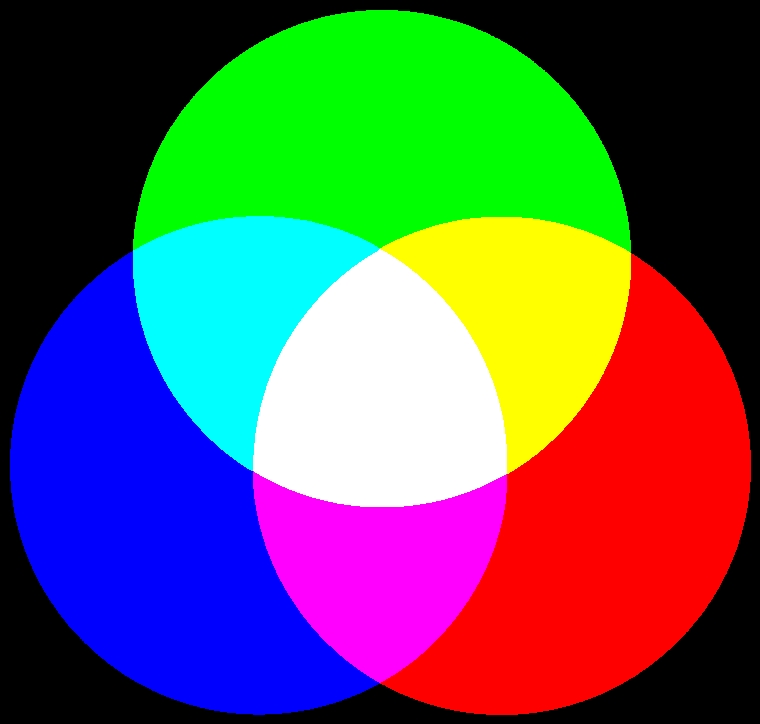
%> input picture 数字图像处理/参考实验/实验5_rgb转hsi和伪彩色图像处理/rgb.jpg, 760 x 724 px
$ octave --eval "rgb2hsi('rgb.jpg');"   (GNU Octave 9; MATLAB toolbox functions it lacks are replaced by stand-ins)
%> lines starting %> are read from the running program, lines starting %| are printed output that depends on the picture
% 输入图像是一个彩色像素的M×N×3的数组，
% 输入图像可能是double（取值范围是[0, 1]），uint8或 uint16。
% 输出HSI图像是double，
% 其中hsi(:, :, 1)是色度分量，它的范围是除以2*pi后的[0, 1]；
% hsi(:, :, 2)是饱和度分量，范围是[0, 1]；
% hsi(:, :, 3)是亮度分量，范围是[0, 1]。
function rgb2hsi(filename)
%> called with filename = 'rgb.jpg'
% 抽取图像分量
rgb = imread(filename);
%> rgb is the input picture: size 724x760x3 uint8; mean R, G, B 90.2, 90.3, 90.3

rgb = im2double(rgb);
%> rgb: size 724x760x3 double
r = rgb(:, :, 1);
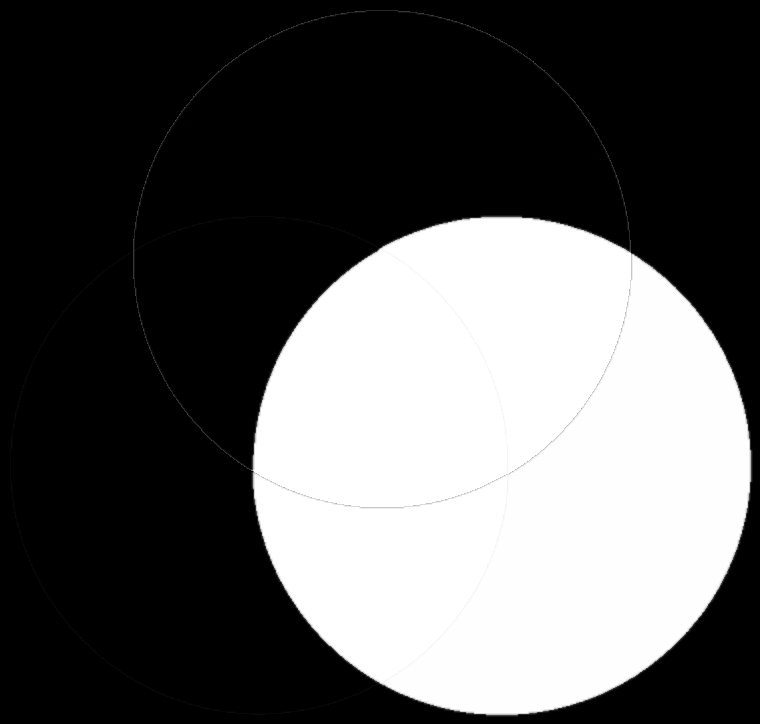
%> r: size 724x760 double; min 0, max 1, mean 0.354
g = rgb(:, :, 2);
b = rgb(:, :, 3);

% H
num = 0.5*((r - g) + (r - b));
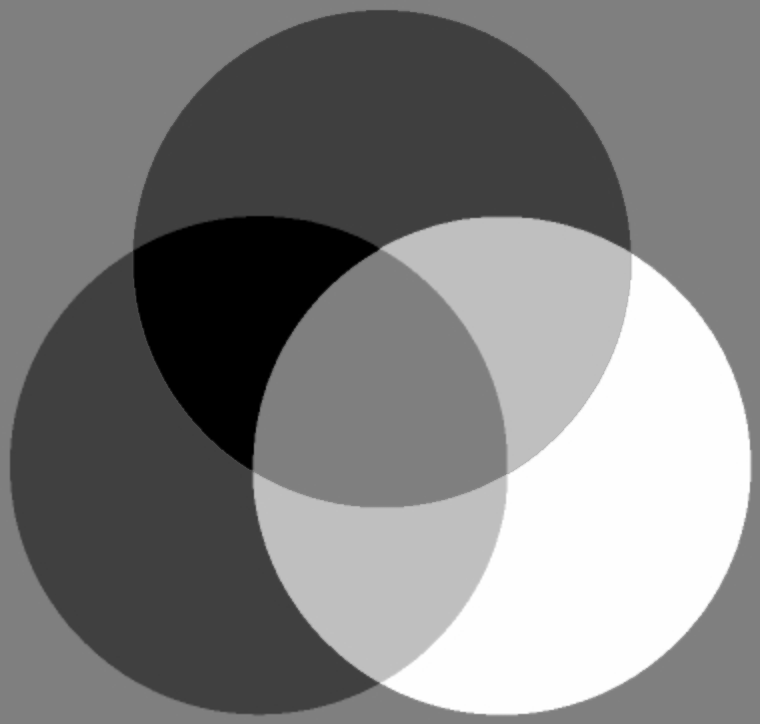
%> num: size 724x760 double; min -1, max 0.998, mean -0.000353; drawn with min black and max white
den = sqrt((r - g).^2 + (r - b).*(g - b));
theta = acos(num./den);
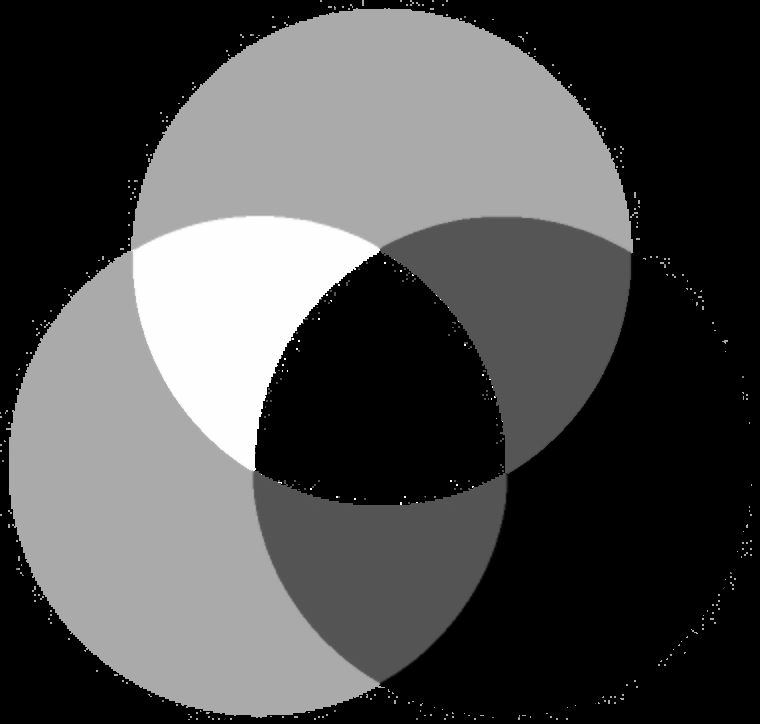
%> theta: size 724x760 double; 35.63% of the values are NaN or infinite; the others: min 0, max 3.14, mean 1.5; drawn with min black, max white, NaN and infinite black
H = theta;
H(b > g) = 2*pi - H(b > g);
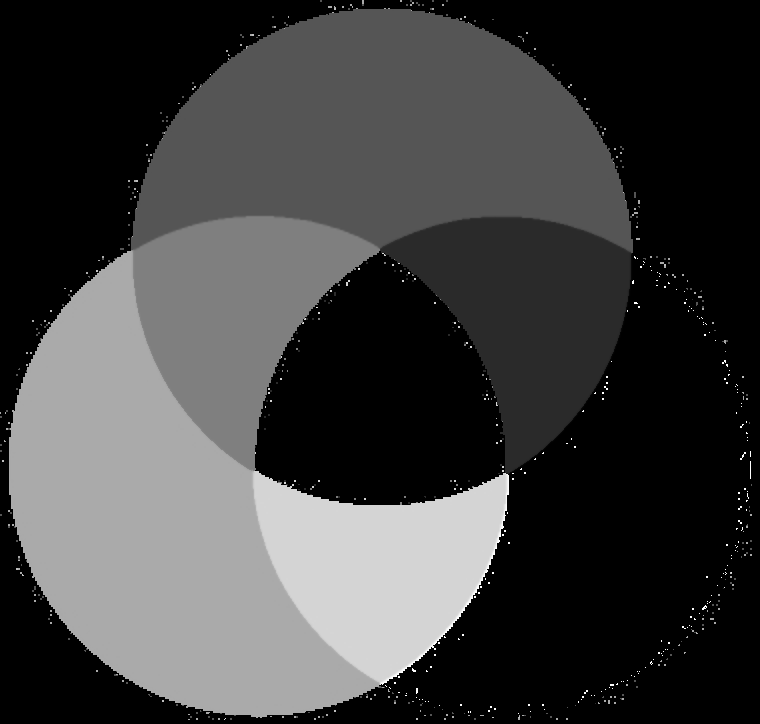
%> H: size 724x760 double; 35.63% of the values are NaN or infinite; the others: min 0, max 6.28, mean 2.4; drawn with min black, max white, NaN and infinite black
H = H./(2*pi);
% S
num = min(min(r, g), b);
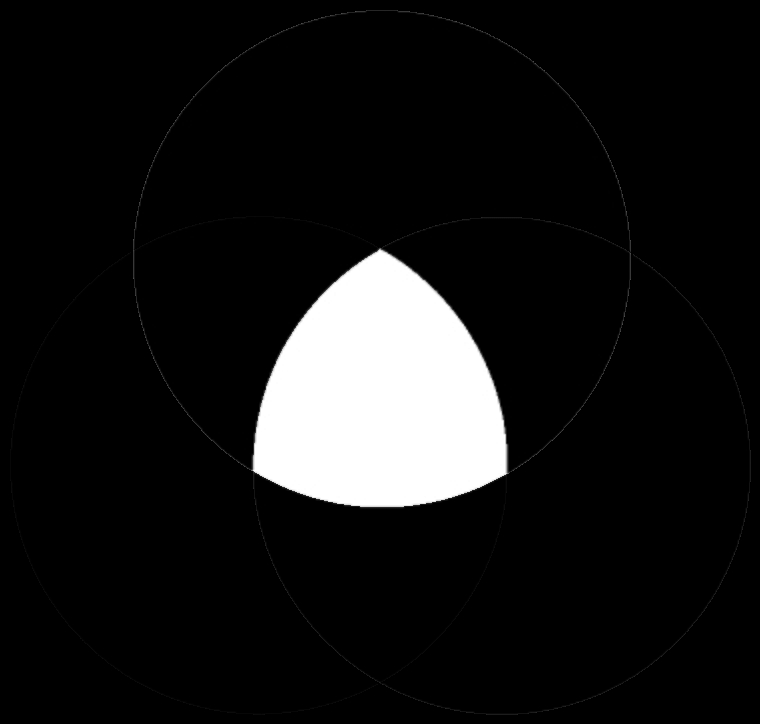
%> num: size 724x760 double; min 0, max 1, mean 0.086
den = r + g + b;
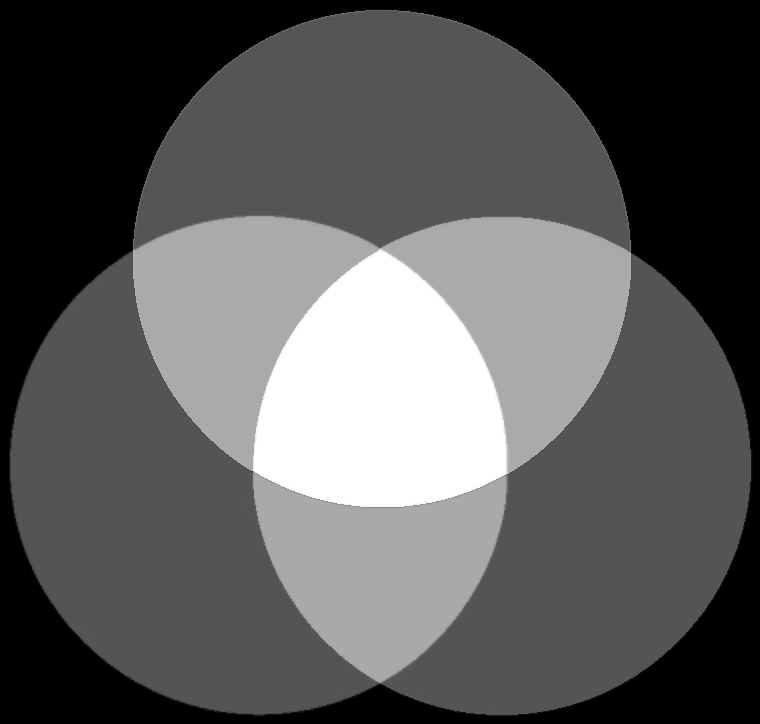
%> den: size 724x760 double; min 0, max 3, mean 1.06; drawn with min black and max white
S = 1 - 3.* num./den;
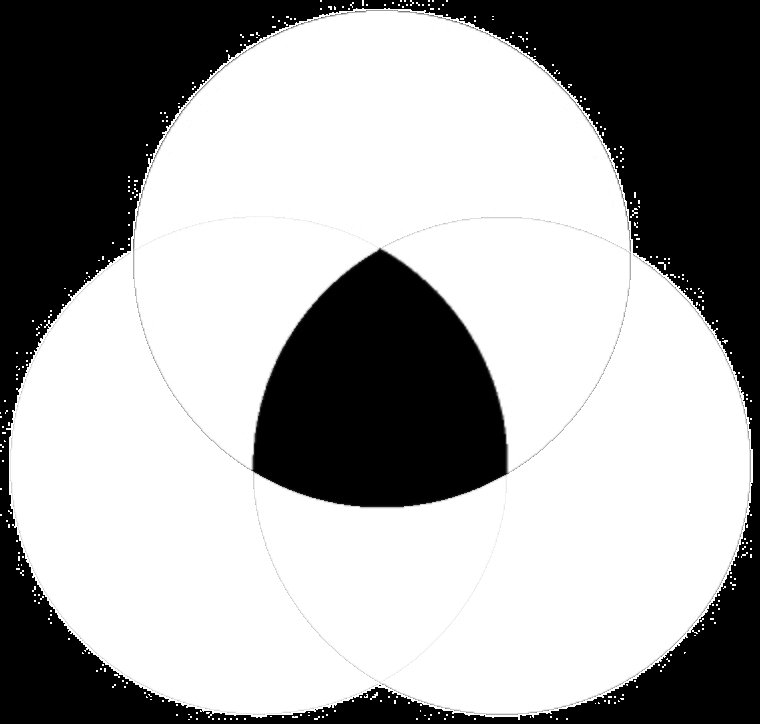
%> S: size 724x760 double; 27.47% of the values are NaN or infinite; the others: min 0, max 1, mean 0.879; drawn with min black, max white, NaN and infinite black
% I
I = (r + g + b)/3;

subplot(2,2,1); imshow(rgb); title('RGB');
subplot(2,2,2); imshow(H,[]); title('H');
subplot(2,2,3); imshow(S,[]); title('S');
subplot(2,2,4); imshow(I,[]); title('I');
end
